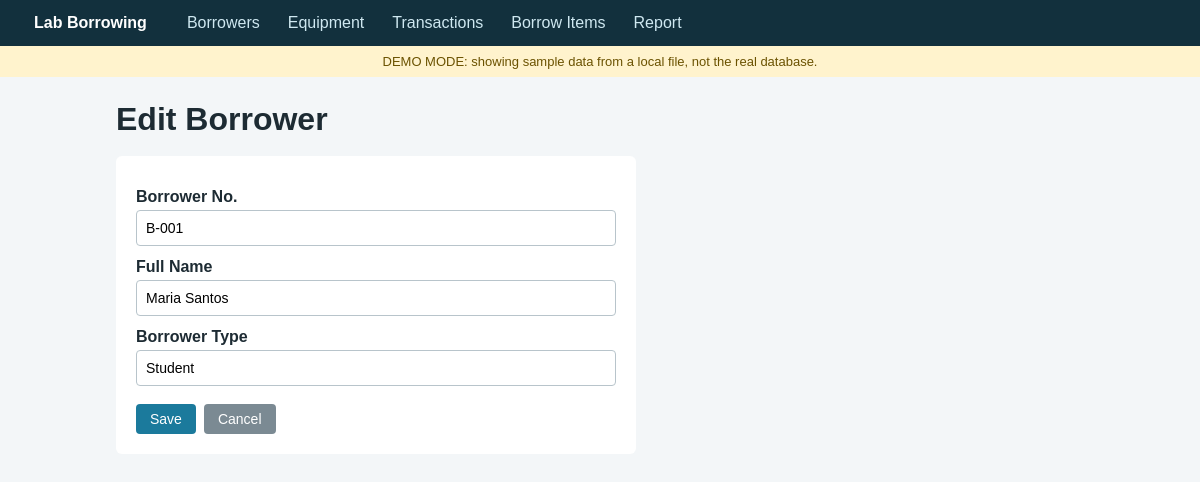
Screenshot of /borrowers/form.php?id=1 with the database file from the repository.
### tables this page shows
CREATE TABLE borrowers (
                borrower_id   INTEGER PRIMARY KEY AUTOINCREMENT,
                borrower_no   TEXT NOT NULL UNIQUE,
                full_name     TEXT NOT NULL,
                borrower_type TEXT NOT NULL
            );

### includes/helpers.php (called while the page is built, shortened)
<?php
function e($v): string {
    return htmlspecialchars((string)$v, ENT_QUOTES, 'UTF-8');
}

### borrowers/form.php (the view, shortened to what this page needs)
<?php
$pdo = db();
$id = filter_input(INPUT_GET, 'id', FILTER_VALIDATE_INT);
$fields = ['borrower_no', 'full_name', 'borrower_type'];
$data = array_fill_keys($fields, '');
if ($id) {
    $st = $pdo->prepare('SELECT * FROM borrowers WHERE borrower_id = ?');
    $st->execute([$id]);
    $row = $st->fetch();
    foreach ($fields as $f) $data[$f] = $row[$f];
}
$pageTitle = $id ? 'Edit Borrower' : 'Add Borrower';
include __DIR__ . '/../includes/header.php';
?>
<h1><?= e($pageTitle) ?></h1><br>
<form method="post" class="card">
    <label>Borrower No.</label>
    <input name="borrower_no" value="<?= e($data['borrower_no']) ?>" required>
    <label>Full Name</label>
    <input name="full_name" value="<?= e($data['full_name']) ?>" required>
    <label>Borrower Type</label>
    <input name="borrower_type" list="types" value="<?= e($data['borrower_type']) ?>" required>
    <div class="form-actions">
        <button class="btn">Save</button>
        <a class="btn gray" href="index.php">Cancel</a>
    </div>
</form>
<?php include __DIR__ . '/../includes/footer.php'; ?>

### assets/style.css (style rules this page uses)
* { box-sizing: border-box; }
body { margin: 0; font-family: Arial, Helvetica, sans-serif; background: #f3f6f8; color: #1d2b33; }
h1 { margin: 0; }
.btn { display: inline-block; padding: 7px 14px; border: 0; border-radius: 4px; background: #1b7a9c; color: #fff; text-decoration: none; cursor: pointer; font-size: 14px; }
.btn.gray { background: #7b8a93; }
.card { background: #fff; padding: 20px; border-radius: 6px; max-width: 520px; }
label { display: block; margin: 12px 0 4px; font-weight: bold; }
input, select { width: 100%; padding: 9px; border: 1px solid #b8c4cb; border-radius: 4px; font-size: 14px; }
.form-actions { margin-top: 18px; display: flex; gap: 8px; }

### rows the page displays
borrowers: borrower_no "B-001", full_name "Maria Santos", borrower_type "Student"

### other values shown
$pageTitle "Edit Borrower"
